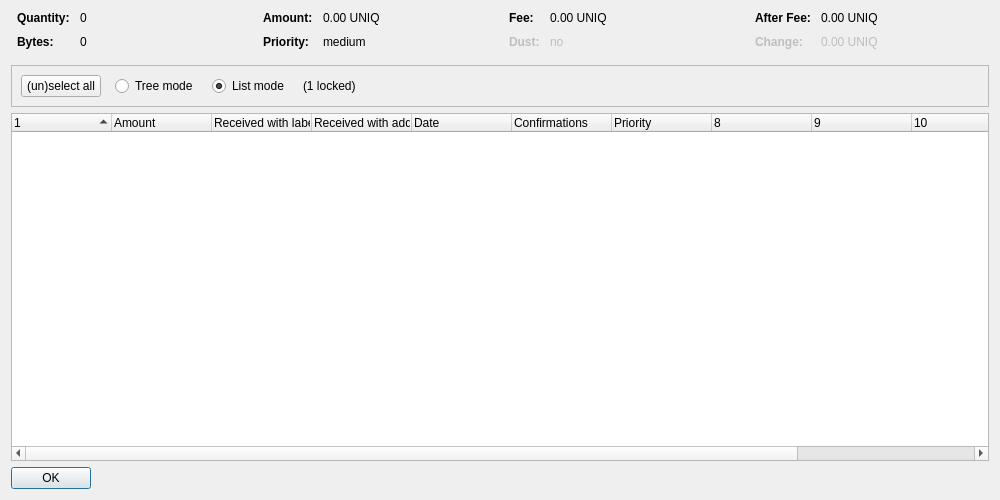
<?xml version="1.0" encoding="UTF-8"?>
<ui version="4.0">
 <class>CoinControlDialog</class>
 <widget class="QDialog" name="CoinControlDialog">
  <property name="geometry">
   <rect>
    <x>0</x>
    <y>0</y>
    <width>1000</width>
    <height>500</height>
   </rect>
  </property>
  <property name="windowTitle">
   <string>Coin Selection</string>
  </property>
  <layout class="QVBoxLayout" name="verticalLayout">
   <item>
    <layout class="QHBoxLayout" name="horizontalLayoutTop" stretch="0,0,0,0">
     <property name="topMargin">
      <number>0</number>
     </property>
     <property name="bottomMargin">
      <number>10</number>
     </property>
     <item>
      <layout class="QFormLayout" name="formLayoutCoinControl1">
       <property name="horizontalSpacing">
        <number>10</number>
       </property>
       <property name="verticalSpacing">
        <number>10</number>
       </property>
       <property name="leftMargin">
        <number>6</number>
       </property>
       <property name="rightMargin">
        <number>6</number>
       </property>
       <item row="0" column="0">
        <widget class="QLabel" name="labelCoinControlQuantityText">
         <property name="font">
          <font>
           <weight>75</weight>
           <bold>true</bold>
          </font>
         </property>
         <property name="text">
          <string>Quantity:</string>
         </property>
        </widget>
       </item>
       <item row="0" column="1">
        <widget class="QLabel" name="labelCoinControlQuantity">
         <property name="cursor">
          <cursorShape>IBeamCursor</cursorShape>
         </property>
         <property name="contextMenuPolicy">
          <enum>Qt::ActionsContextMenu</enum>
         </property>
         <property name="text">
          <string notr="true">0</string>
         </property>
         <property name="textInteractionFlags">
          <set>Qt::LinksAccessibleByMouse|Qt::TextSelectableByKeyboard|Qt::TextSelectableByMouse</set>
         </property>
        </widget>
       </item>
       <item row="1" column="0">
        <widget class="QLabel" name="labelCoinControlBytesText">
         <property name="font">
          <font>
           <weight>75</weight>
           <bold>true</bold>
          </font>
         </property>
         <property name="text">
          <string>Bytes:</string>
         </property>
        </widget>
       </item>
       <item row="1" column="1">
        <widget class="QLabel" name="labelCoinControlBytes">
         <property name="cursor">
          <cursorShape>IBeamCursor</cursorShape>
         </property>
         <property name="contextMenuPolicy">
          <enum>Qt::ActionsContextMenu</enum>
         </property>
         <property name="text">
          <string notr="true">0</string>
         </property>
         <property name="textInteractionFlags">
          <set>Qt::LinksAccessibleByMouse|Qt::TextSelectableByKeyboard|Qt::TextSelectableByMouse</set>
         </property>
        </widget>
       </item>
      </layout>
     </item>
     <item>
      <layout class="QFormLayout" name="formLayoutCoinControl2">
       <property name="horizontalSpacing">
        <number>10</number>
       </property>
       <property name="verticalSpacing">
        <number>10</number>
       </property>
       <property name="leftMargin">
        <number>6</number>
       </property>
       <property name="rightMargin">
        <number>6</number>
       </property>
       <item row="0" column="0">
        <widget class="QLabel" name="labelCoinControlAmountText">
         <property name="font">
          <font>
           <weight>75</weight>
           <bold>true</bold>
          </font>
         </property>
         <property name="text">
          <string>Amount:</string>
         </property>
        </widget>
       </item>
       <item row="0" column="1">
        <widget class="QLabel" name="labelCoinControlAmount">
         <property name="cursor">
          <cursorShape>IBeamCursor</cursorShape>
         </property>
         <property name="contextMenuPolicy">
          <enum>Qt::ActionsContextMenu</enum>
         </property>
         <property name="text">
          <string notr="true">0.00 UNIQ</string>
         </property>
         <property name="textInteractionFlags">
          <set>Qt::LinksAccessibleByMouse|Qt::TextSelectableByKeyboard|Qt::TextSelectableByMouse</set>
         </property>
        </widget>
       </item>
       <item row="1" column="0">
        <widget class="QLabel" name="labelCoinControlPriorityText">
         <property name="font">
          <font>
           <weight>75</weight>
           <bold>true</bold>
          </font>
         </property>
         <property name="text">
          <string>Priority:</string>
         </property>
        </widget>
       </item>
       <item row="1" column="1">
        <widget class="QLabel" name="labelCoinControlPriority">
         <property name="cursor">
          <cursorShape>IBeamCursor</cursorShape>
         </property>
         <property name="contextMenuPolicy">
          <enum>Qt::ActionsContextMenu</enum>
         </property>
         <property name="text">
          <string notr="true">medium</string>
         </property>
         <property name="textInteractionFlags">
          <set>Qt::LinksAccessibleByMouse|Qt::TextSelectableByKeyboard|Qt::TextSelectableByMouse</set>
         </property>
        </widget>
       </item>
      </layout>
     </item>
     <item>
      <layout class="QFormLayout" name="formLayoutCoinControl3">
       <property name="horizontalSpacing">
        <number>10</number>
       </property>
       <property name="verticalSpacing">
        <number>10</number>
       </property>
       <property name="leftMargin">
        <number>6</number>
       </property>
       <property name="rightMargin">
        <number>6</number>
       </property>
       <item row="0" column="0">
        <widget class="QLabel" name="labelCoinControlFeeText">
         <property name="font">
          <font>
           <weight>75</weight>
           <bold>true</bold>
          </font>
         </property>
         <property name="text">
          <string>Fee:</string>
         </property>
        </widget>
       </item>
       <item row="0" column="1">
        <widget class="QLabel" name="labelCoinControlFee">
         <property name="cursor">
          <cursorShape>IBeamCursor</cursorShape>
         </property>
         <property name="contextMenuPolicy">
          <enum>Qt::ActionsContextMenu</enum>
         </property>
         <property name="text">
          <string notr="true">0.00 UNIQ</string>
         </property>
         <property name="textInteractionFlags">
          <set>Qt::LinksAccessibleByMouse|Qt::TextSelectableByKeyboard|Qt::TextSelectableByMouse</set>
         </property>
        </widget>
       </item>
       <item row="1" column="0">
        <widget class="QLabel" name="labelCoinControlLowOutputText">
         <property name="enabled">
          <bool>false</bool>
         </property>
         <property name="font">
          <font>
           <weight>75</weight>
           <bold>true</bold>
          </font>
         </property>
         <property name="text">
          <string>Dust:</string>
         </property>
        </widget>
       </item>
       <item row="1" column="1">
        <widget class="QLabel" name="labelCoinControlLowOutput">
         <property name="enabled">
          <bool>false</bool>
         </property>
         <property name="cursor">
          <cursorShape>IBeamCursor</cursorShape>
         </property>
         <property name="contextMenuPolicy">
          <enum>Qt::ActionsContextMenu</enum>
         </property>
         <property name="text">
          <string notr="true">no</string>
         </property>
         <property name="textInteractionFlags">
          <set>Qt::LinksAccessibleByMouse|Qt::TextSelectableByKeyboard|Qt::TextSelectableByMouse</set>
         </property>
        </widget>
       </item>
      </layout>
     </item>
     <item>
      <layout class="QFormLayout" name="formLayoutCoinControl4">
       <property name="horizontalSpacing">
        <number>10</number>
       </property>
       <property name="verticalSpacing">
        <number>10</number>
       </property>
       <property name="leftMargin">
        <number>6</number>
       </property>
       <property name="rightMargin">
        <number>6</number>
       </property>
       <item row="0" column="0">
        <widget class="QLabel" name="labelCoinControlAfterFeeText">
         <property name="font">
          <font>
           <weight>75</weight>
           <bold>true</bold>
          </font>
         </property>
         <property name="text">
          <string>After Fee:</string>
         </property>
        </widget>
       </item>
       <item row="0" column="1">
        <widget class="QLabel" name="labelCoinControlAfterFee">
         <property name="cursor">
          <cursorShape>IBeamCursor</cursorShape>
         </property>
         <property name="contextMenuPolicy">
          <enum>Qt::ActionsContextMenu</enum>
         </property>
         <property name="text">
          <string notr="true">0.00 UNIQ</string>
         </property>
         <property name="textInteractionFlags">
          <set>Qt::LinksAccessibleByMouse|Qt::TextSelectableByKeyboard|Qt::TextSelectableByMouse</set>
         </property>
        </widget>
       </item>
       <item row="1" column="0">
        <widget class="QLabel" name="labelCoinControlChangeText">
         <property name="enabled">
          <bool>false</bool>
         </property>
         <property name="font">
          <font>
           <weight>75</weight>
           <bold>true</bold>
          </font>
         </property>
         <property name="text">
          <string>Change:</string>
         </property>
        </widget>
       </item>
       <item row="1" column="1">
        <widget class="QLabel" name="labelCoinControlChange">
         <property name="enabled">
          <bool>false</bool>
         </property>
         <property name="cursor">
          <cursorShape>IBeamCursor</cursorShape>
         </property>
         <property name="contextMenuPolicy">
          <enum>Qt::ActionsContextMenu</enum>
         </property>
         <property name="text">
          <string notr="true">0.00 UNIQ</string>
         </property>
         <property name="textInteractionFlags">
          <set>Qt::LinksAccessibleByMouse|Qt::TextSelectableByKeyboard|Qt::TextSelectableByMouse</set>
         </property>
        </widget>
       </item>
      </layout>
     </item>
    </layout>
   </item>
   <item>
    <widget class="QFrame" name="frame">
     <property name="minimumSize">
      <size>
       <width>0</width>
       <height>40</height>
      </size>
     </property>
     <property name="frameShape">
      <enum>QFrame::StyledPanel</enum>
     </property>
     <property name="frameShadow">
      <enum>QFrame::Sunken</enum>
     </property>
     <layout class="QHBoxLayout" name="horizontalLayout">
      <item>
       <layout class="QHBoxLayout" name="horizontalLayoutPanel" stretch="0,0,0,0,0">
        <property name="spacing">
         <number>14</number>
        </property>
        <item>
         <widget class="QPushButton" name="pushButtonSelectAll">
          <property name="sizePolicy">
           <sizepolicy hsizetype="Maximum" vsizetype="Fixed">
            <horstretch>0</horstretch>
            <verstretch>0</verstretch>
           </sizepolicy>
          </property>
          <property name="text">
           <string>(un)select all</string>
          </property>
          <property name="autoDefault">
           <bool>false</bool>
          </property>
         </widget>
        </item>
        <item>
         <widget class="QRadioButton" name="radioTreeMode">
          <property name="sizePolicy">
           <sizepolicy hsizetype="Maximum" vsizetype="Fixed">
            <horstretch>0</horstretch>
            <verstretch>0</verstretch>
           </sizepolicy>
          </property>
          <property name="text">
           <string>Tree mode</string>
          </property>
         </widget>
        </item>
        <item>
         <widget class="QRadioButton" name="radioListMode">
          <property name="sizePolicy">
           <sizepolicy hsizetype="Maximum" vsizetype="Fixed">
            <horstretch>0</horstretch>
            <verstretch>0</verstretch>
           </sizepolicy>
          </property>
          <property name="text">
           <string>List mode</string>
          </property>
          <property name="checked">
           <bool>true</bool>
          </property>
         </widget>
        </item>
        <item>
         <widget class="QLabel" name="labelLocked">
          <property name="text">
           <string notr="true">(1 locked)</string>
          </property>
         </widget>
        </item>
        <item>
         <spacer name="horizontalSpacer">
          <property name="orientation">
           <enum>Qt::Horizontal</enum>
          </property>
          <property name="sizeHint" stdset="0">
           <size>
            <width>40</width>
            <height>20</height>
           </size>
          </property>
         </spacer>
        </item>
       </layout>
      </item>
     </layout>
    </widget>
   </item>
   <item>
    <widget class="CoinControlTreeWidget" name="treeWidget">
     <property name="contextMenuPolicy">
      <enum>Qt::CustomContextMenu</enum>
     </property>
     <property name="sortingEnabled">
      <bool>false</bool>
     </property>
     <property name="columnCount">
      <number>12</number>
     </property>
     <attribute name="headerShowSortIndicator" stdset="0">
      <bool>true</bool>
     </attribute>
     <attribute name="headerStretchLastSection">
      <bool>false</bool>
     </attribute>
     <column>
      <property name="text">
       <string/>
      </property>
     </column>
     <column>
      <property name="text">
       <string>Amount</string>
      </property>
     </column>
     <column>
      <property name="text">
       <string>Received with label</string>
      </property>
     </column>
     <column>
      <property name="text">
       <string>Received with address</string>
      </property>
     </column>
     <column>
      <property name="text">
       <string>Date</string>
      </property>
     </column>
     <column>
      <property name="text">
       <string>Confirmations</string>
      </property>
      <property name="toolTip">
       <string>Confirmed</string>
      </property>
     </column>
     <column>
      <property name="text">
       <string>Priority</string>
      </property>
     </column>
     <column>
      <property name="text">
       <string/>
      </property>
     </column>
     <column>
      <property name="text">
       <string/>
      </property>
     </column>
     <column>
      <property name="text">
       <string/>
      </property>
     </column>
     <column>
      <property name="text">
       <string/>
      </property>
     </column>
     <column>
      <property name="text">
       <string/>
      </property>
     </column>
    </widget>
   </item>
   <item>
    <widget class="QDialogButtonBox" name="buttonBox">
     <property name="sizePolicy">
      <sizepolicy hsizetype="Maximum" vsizetype="Fixed">
       <horstretch>0</horstretch>
       <verstretch>0</verstretch>
      </sizepolicy>
     </property>
     <property name="orientation">
      <enum>Qt::Horizontal</enum>
     </property>
     <property name="standardButtons">
      <set>QDialogButtonBox::Ok</set>
     </property>
    </widget>
   </item>
  </layout>
 </widget>
 <customwidgets>
  <customwidget>
   <class>CoinControlTreeWidget</class>
   <extends>QTreeWidget</extends>
   <header>coincontroltreewidget.h</header>
  </customwidget>
 </customwidgets>
 <resources/>
 <connections/>
</ui>
